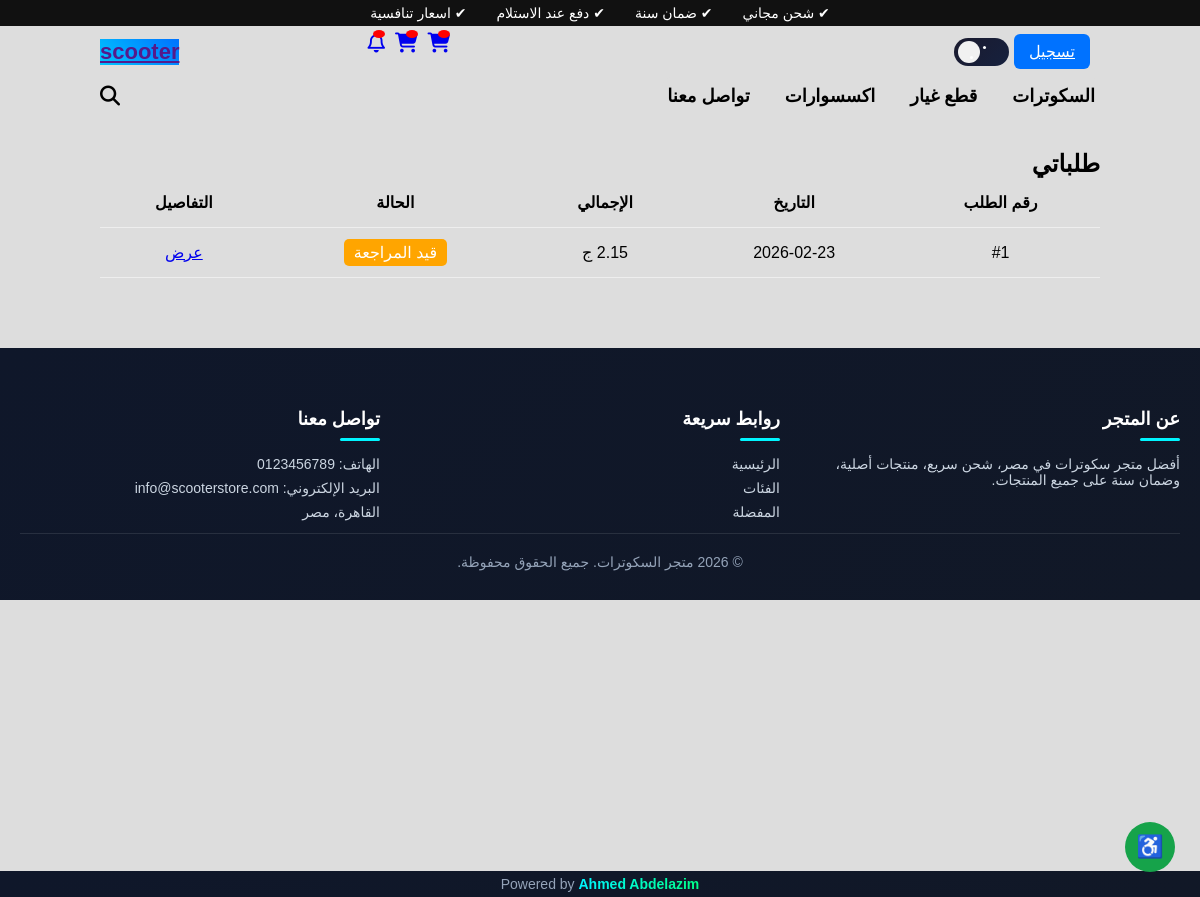
The page /orders/ (signed in) on the database its author committed.
### order/models.py (models this page shows, shortened)
class Order(models.Model):
    PAYMENT_CHOICES = [
        ('cod', 'Cash on Delivery'),
    ]
    STATUS_CHOICES = (
        ("pending", "قيد المراجعة"),
        ("processing", "جارى التجهيز"),
        ("shipped", "تم الشحن"),
        ("delivered", "تم التسليم"),
    )
    user = models.ForeignKey(User, related_name='orders', on_delete=models.CASCADE)
    full_name= models.CharField(max_length=100)
    address = models.TextField()
    phone = models.CharField(max_length=20)
    total_price = models.DecimalField(max_digits=10, decimal_places=2, default=0)
    status = models.CharField(max_length=20, choices=STATUS_CHOICES, default='pending')
    payment_method = models.CharField(
        max_length=20,
        choices=PAYMENT_CHOICES,
        default='cod'
    )
    created_at = models.DateTimeField(auto_now_add=True)
    updated_at = models.DateTimeField(auto_now=True)

### order/views.py (the view)
# urls.py: path('orders/', views.my_orders, name='my_orders'),
def my_orders(request):
    orders = Order.objects.filter(user=request.user).order_by('-created_at')
    return render(request, 'scooters/order/my_orders.html', {'orders': orders})

### templates/scooters/order/my_orders.html
{% extends "base.html" %}
{% block content %}
<section class="my-orders-page">
    <div class="container">
        <h1>طلباتي</h1>
        {% if orders %}
            <table class="orders-table">
                <tr>
                    <th>رقم الطلب</th>
                    <th>التاريخ</th>
                    <th>الإجمالي</th>
                    <th>الحالة</th>
                    <th>التفاصيل</th>
                </tr>
                {% for order in orders %}
                <tr>
                    <td>#{{ order.id }}</td>
                    <td>
                        {{ order.created_at|date:"Y-m-d" }}
                    </td>
                    <td>
                        {{ order.total_price }} ج
                    </td>
                    <td>
                        <span class="status {{ order.status }}">
                            {{ order.get_status_display }}
                        </span>
                    </td>
                    <td>
                        <a href="{% url 'order:order_detail' order.id %}">
                            عرض
                        </a>
                    </td>
                </tr>
                {% endfor %}
            </table>
        {% else %}
            <p>لا يوجد طلبات بعد</p>
        {% endif %}
    </div>
</section>
{% endblock content %}

### static/css/header.css (style rules this page uses)
:root { --primary: #f52525; --text: #000; --bg: #ddd; }
body { min-height: 99.6vh; margin: 0; background: var(--bg); color: var(--text); font-family: 'Cairo', sans-serif; transition: 0.4s; }
.container { width:95%; max-width:1200px; margin:auto; }

### static/css/my_orders.css (style rules this page uses)
.my-orders-page { padding: 50px; }
.container { max-width: 1000px; margin: auto; }
.orders-table { width: 100%; border-collapse: collapse; }
.orders-table th, .orders-table td { padding: 15px; border-bottom: 1px solid #eee; text-align: center; }
.status { padding: 5px 10px; border-radius: 5px; color: white; }
.status.pending { background: orange; }

### static/css/wishlist.css (style rules this page uses)
.container { max-width: 1000px; margin: auto; }

### templates/base.html (style rules this page uses)
* { box-sizing: border-box; margin: 0; padding: 0; }

### rows shown on the page
Order: id "1", created_at "2026-02-23", total_price "2.15", status "قيد المراجعة"
